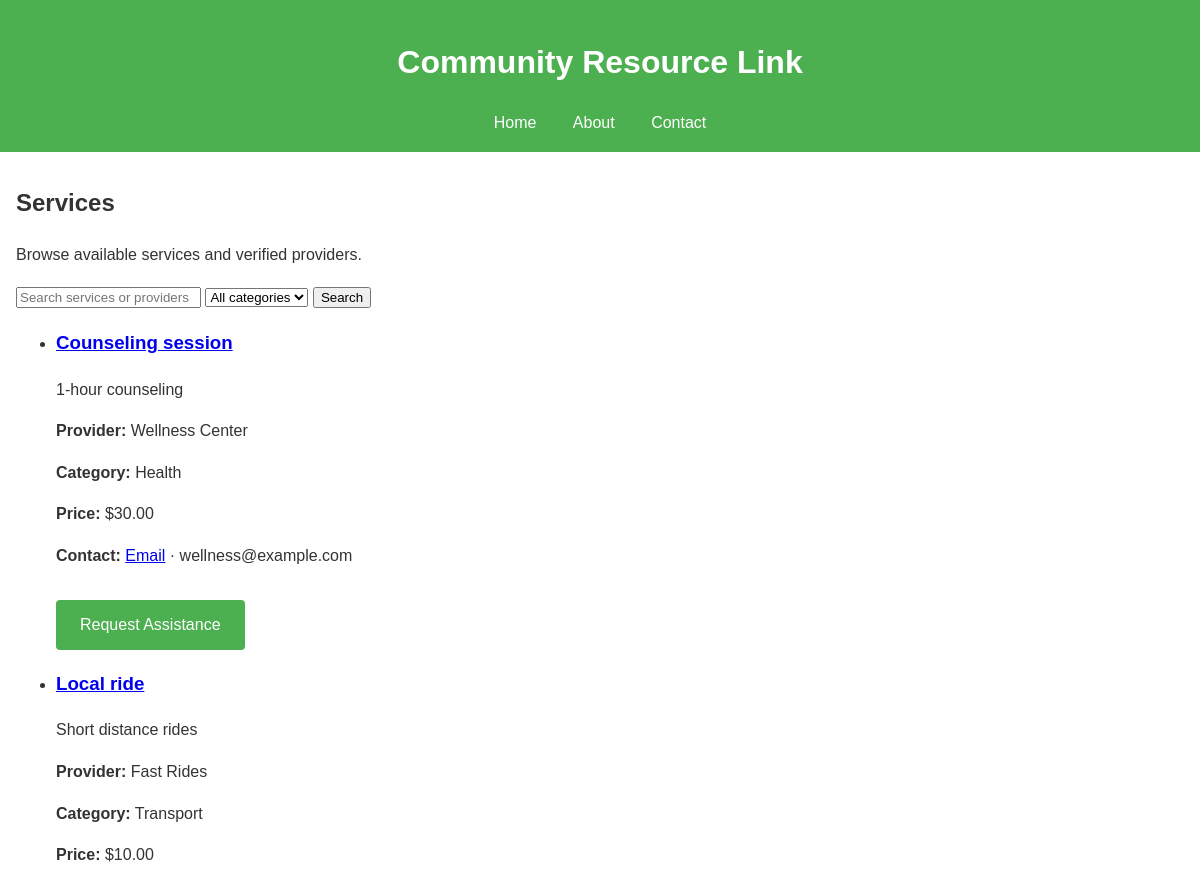
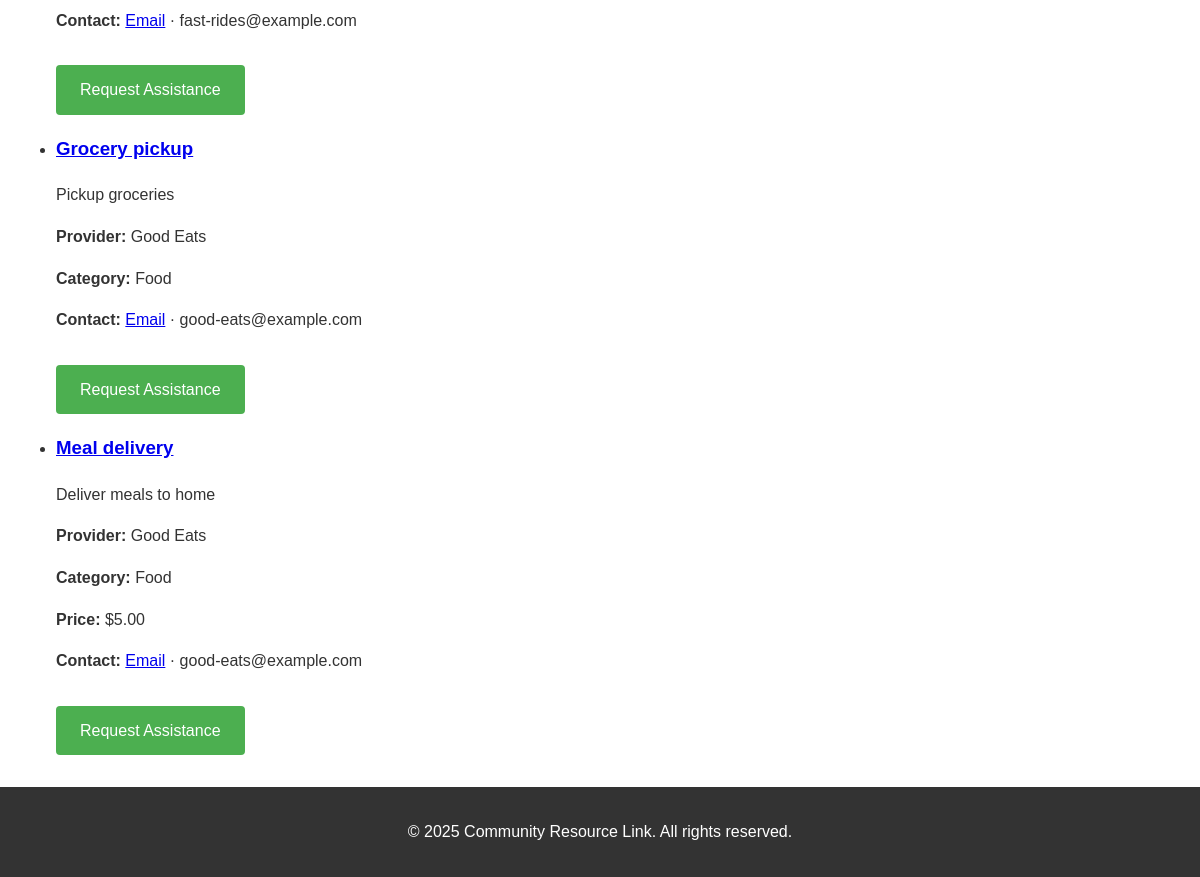
Page /services/ on the committed database (2 pictures, top to bottom).
### services/models.py (models this page shows, shortened)
class Service(models.Model):
    provider = models.ForeignKey(ServiceProvider, on_delete=models.CASCADE)
    category = models.ForeignKey(ServiceCategory, on_delete=models.CASCADE)
    name = models.CharField(max_length=200)
    description = models.TextField()
    price = models.DecimalField(max_digits=10, decimal_places=2, null=True, blank=True)
    availability = models.BooleanField(default=True)
    created_at = models.DateTimeField(auto_now_add=True)

class ServiceProvider(models.Model):
    user = models.OneToOneField(User, on_delete=models.CASCADE)
    name = models.CharField(max_length=200)
    description = models.TextField(blank=True)
    contact_info = models.TextField()  # phone, email, etc.
    location = models.CharField(max_length=200)
    is_verified = models.BooleanField(default=False)
    created_at = models.DateTimeField(auto_now_add=True)

class ServiceCategory(models.Model):
    name = models.CharField(max_length=100, unique=True)
    description = models.TextField(blank=True)
    created_at = models.DateTimeField(auto_now_add=True)
    class Meta:
        verbose_name_plural = "Service Categories"

### core/views.py (the view)
# urls.py: path('services/', views.services, name='services'),
def services(request):
    qs = Service.objects.select_related('provider', 'category').filter(availability=True)
    q = request.GET.get('q')
    if q:
        qs = qs.filter(name__icontains=q) | qs.filter(description__icontains=q) | qs.filter(provider__name__icontains=q)
    category_id = request.GET.get('category')
    category = None
    if category_id:
        try:
            category = ServiceCategory.objects.get(id=category_id)
            qs = qs.filter(category=category)
        except ServiceCategory.DoesNotExist:
            category = None
    paginator = Paginator(qs.order_by('-created_at'), 10)
    page_number = request.GET.get('page')
    page_obj = paginator.get_page(page_number)
    categories = ServiceCategory.objects.all()
    return render(request, 'services/services.html', {
        'services': page_obj.object_list,
        'page_obj': page_obj,
        'paginator': paginator,
        'q': q,
        'categories': categories,
        'selected_category': category,
    })

### services/templates/services/services.html (shortened to what this page needs)
{% load static %}
<!DOCTYPE html>
<html lang="en">
<head>
    <link rel="stylesheet" href="{% static 'css/style.css' %}">
</head>
<body>
    <header>
        <h1>Community Resource Link</h1>
        <nav>
            <a href="{% url 'home' %}">Home</a>
            <a href="{% url 'about' %}">About</a>
            <a href="{% url 'contact' %}">Contact</a>
        </nav>
    </header>
    <main>
        <h2>Services</h2>
        <p>Browse available services and verified providers.</p>
        <section class="filters">
            <form method="get" action="">
                <input type="text" name="q" placeholder="Search services or providers" value="{{ q|default_if_none:'' }}">
                <select name="category">
                    <option value="">All categories</option>
                </select>
                <button type="submit">Search</button>
            </form>
        </section>
        <div class="service-list">
            {% if services %}
                <ul>
                {% for s in services %}
                    <li class="service-item">
                        <h3><a href="{% url 'services:service_detail' s.id %}">{{ s.name }}</a></h3>
                        <p>{{ s.description|truncatechars:140 }}</p>
                        <p><strong>Provider:</strong> {{ s.provider.name }}</p>
                        <p><strong>Category:</strong> {{ s.category.name }}</p>
                        {% if s.price %}<p><strong>Price:</strong> ${{ s.price }}</p>{% endif %}
                        {% if s.provider.contact_info %}
                            <p><strong>Contact:</strong> <a href="mailto:{{ s.provider.contact_info }}">Email</a> · <span>{{ s.provider.contact_info }}</span></p>
                        {% endif %}
                        <p><a class="btn" href="{% url 'request_assistance' %}?service={{ s.id }}">Request Assistance</a></p>
                    </li>
                {% endfor %}
                </ul>
            {% else %}
                <p>No services available right now.</p>
            {% endif %}
        </div>
    </main>
    <footer>
        <p>&copy; 2025 Community Resource Link. All rights reserved.</p>
    </footer>
</body>
</html>

### static/css/style.css (style rules this page uses)
body { font-family: Arial, sans-serif; margin: 0; padding: 0; line-height: 1.6; color: #333; }
header { background-color: #4CAF50; color: white; padding: 1rem; text-align: center; }
nav { margin-top: 1rem; }
nav a { color: white; margin: 0 1rem; text-decoration: none; }
main { max-width: 1200px; margin: 2rem auto; padding: 0 1rem; }
.btn { display: inline-block; padding: 0.75rem 1.5rem; background-color: #4CAF50; color: white; text-decoration: none; border-radius: 4px; margin-top: 1rem; }
footer { background-color: #333; color: white; text-align: center; padding: 1rem; margin-top: 2rem; }

### rows in the picture
Service: name "Counseling session", description "1-hour counseling", provider.name "Wellness Center", category.name "Health", price "30.00", provider.contact_info "wellness@example.com"
Service: name "Local ride", description "Short distance rides", provider.name "Fast Rides", category.name "Transport", price "10.00", provider.contact_info "fast-rides@example.com"
Service: name "Grocery pickup", description "Pickup groceries", provider.name "Good Eats", category.name "Food", provider.contact_info "good-eats@example.com"
Service: name "Meal delivery", description "Deliver meals to home", provider.name "Good Eats", category.name "Food", price "5.00", provider.contact_info "good-eats@example.com"
